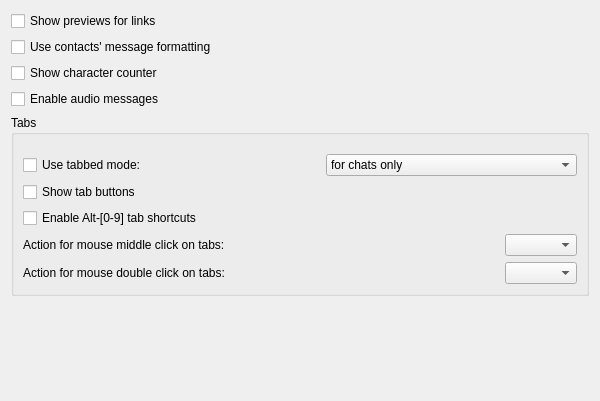
<?xml version="1.0" encoding="UTF-8"?>
<ui version="4.0">
 <class>OptMsgCommon</class>
 <widget class="QWidget" name="OptMsgCommon">
  <property name="geometry">
   <rect>
    <x>0</x>
    <y>0</y>
    <width>600</width>
    <height>401</height>
   </rect>
  </property>
  <property name="windowTitle">
   <string>Form</string>
  </property>
  <layout class="QVBoxLayout" name="verticalLayout">
   <item>
    <spacer>
     <property name="orientation">
      <enum>Qt::Horizontal</enum>
     </property>
     <property name="sizeHint" stdset="0">
      <size>
       <width>0</width>
       <height>0</height>
      </size>
     </property>
    </spacer>
   </item>
   <item>
    <widget class="QCheckBox" name="ck_showPreviews">
     <property name="text">
      <string>Show previews for links</string>
     </property>
    </widget>
   </item>
   <item>
    <widget class="QCheckBox" name="ck_contactsMessageFormatting">
     <property name="text">
      <string>Use contacts' message formatting</string>
     </property>
    </widget>
   </item>
   <item>
    <widget class="QCheckBox" name="ck_showCounter">
     <property name="text">
      <string>Show character counter</string>
     </property>
    </widget>
   </item>
   <item>
    <widget class="QCheckBox" name="ck_audioMessage">
     <property name="toolTip">
      <string>Record and share audio message</string>
     </property>
     <property name="text">
      <string>Enable audio messages</string>
     </property>
    </widget>
   </item>
   <item>
    <widget class="QGroupBox" name="groupBox">
     <property name="title">
      <string>Tabs</string>
     </property>
     <layout class="QVBoxLayout" name="verticalLayout_2">
      <item>
       <layout class="QHBoxLayout" name="horizontalLayout">
        <property name="topMargin">
         <number>10</number>
        </property>
        <item>
         <widget class="QCheckBox" name="ck_tabChats">
          <property name="sizePolicy">
           <sizepolicy hsizetype="Fixed" vsizetype="Fixed">
            <horstretch>0</horstretch>
            <verstretch>0</verstretch>
           </sizepolicy>
          </property>
          <property name="text">
           <string>Use tabbed mode:</string>
          </property>
         </widget>
        </item>
        <item>
         <spacer name="horizontalSpacer">
          <property name="orientation">
           <enum>Qt::Horizontal</enum>
          </property>
          <property name="sizeHint" stdset="0">
           <size>
            <width>40</width>
            <height>20</height>
           </size>
          </property>
         </spacer>
        </item>
        <item>
         <widget class="QComboBox" name="cb_tabGrouping">
          <item>
           <property name="text">
            <string>for chats only</string>
           </property>
          </item>
          <item>
           <property name="text">
            <string>for mucs only</string>
           </property>
          </item>
          <item>
           <property name="text">
            <string>for chats and mucs separately</string>
           </property>
          </item>
          <item>
           <property name="text">
            <string>for mucs and chats in one window</string>
           </property>
          </item>
          <item>
           <property name="text">
            <string>for mucs, chats and roster in one window</string>
           </property>
          </item>
          <item>
           <property name="text">
            <string>[customized]</string>
           </property>
          </item>
         </widget>
        </item>
       </layout>
      </item>
      <item>
       <widget class="QCheckBox" name="ck_showTabButtons">
        <property name="text">
         <string>Show tab buttons</string>
        </property>
       </widget>
      </item>
      <item>
       <widget class="QCheckBox" name="ck_tabShortcuts">
        <property name="text">
         <string>Enable Alt-[0-9] tab shortcuts</string>
        </property>
       </widget>
      </item>
      <item>
       <layout class="QHBoxLayout" name="horizontalLayout_2">
        <item>
         <widget class="QLabel" name="lb_tabMdlClick">
          <property name="text">
           <string>Action for mouse middle click on tabs:</string>
          </property>
         </widget>
        </item>
        <item>
         <spacer name="horizontalSpacer_2">
          <property name="orientation">
           <enum>Qt::Horizontal</enum>
          </property>
          <property name="sizeHint" stdset="0">
           <size>
            <width>40</width>
            <height>20</height>
           </size>
          </property>
         </spacer>
        </item>
        <item>
         <widget class="QComboBox" name="cb_tabMdlClick"/>
        </item>
       </layout>
      </item>
      <item>
       <layout class="QHBoxLayout" name="horizontalLayout_3">
        <item>
         <widget class="QLabel" name="lb_tabDblClick">
          <property name="text">
           <string>Action for mouse double click on tabs:</string>
          </property>
         </widget>
        </item>
        <item>
         <spacer name="horizontalSpacer_3">
          <property name="orientation">
           <enum>Qt::Horizontal</enum>
          </property>
          <property name="sizeHint" stdset="0">
           <size>
            <width>40</width>
            <height>20</height>
           </size>
          </property>
         </spacer>
        </item>
        <item>
         <widget class="QComboBox" name="cb_tabDblClick"/>
        </item>
       </layout>
      </item>
     </layout>
    </widget>
   </item>
   <item>
    <spacer name="verticalSpacer">
     <property name="orientation">
      <enum>Qt::Vertical</enum>
     </property>
     <property name="sizeHint" stdset="0">
      <size>
       <width>20</width>
       <height>20</height>
      </size>
     </property>
    </spacer>
   </item>
  </layout>
 </widget>
 <resources/>
 <connections/>
</ui>
